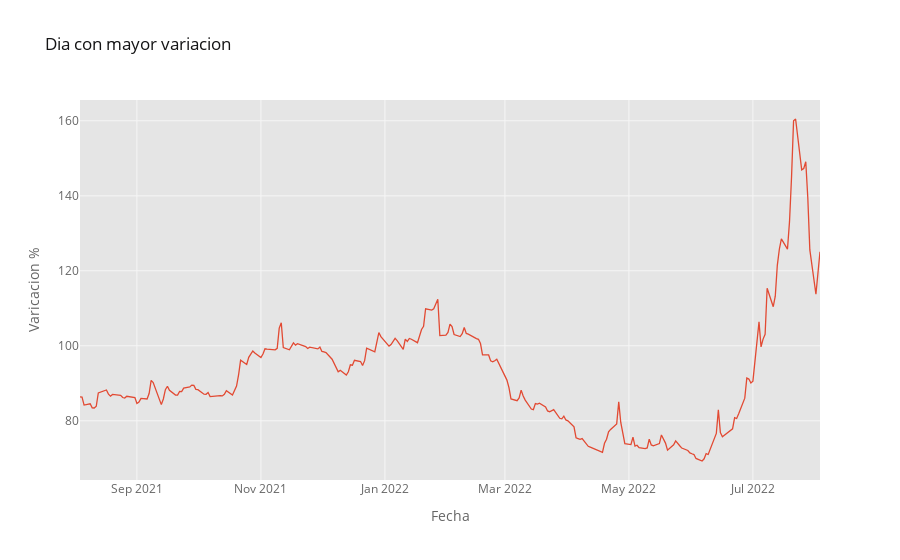

Write notebook code for a chart like this one.
### Code cell
grafico = var_usd_vs_usd_of.loc[:,['Date', 'Valor_var_usd_vs_usd_of']]
grafico.iplot(kind='line',x='Date', xTitle='Fecha', yTitle='Varicacion %', title='Dia con mayor variacion')
print('la mayor varianza (%) fue de: ' , varianza['Valor_var_usd_vs_usd_of'])

### Figure 1 — Plotly figure (JSON) as saved in the notebook; plotly's stock layout.template omitted (floating-point values rounded to 4 significant figures; data arrays with more than 128 entries replaced by an {"elided": "..."} marker saying what was removed)
{"data": [{"line": {"color": "rgba(226, 74, 51, 1.0)", "dash": "solid", "shape": "linear", "width": 1.3}, "mode": "lines", "name": "Valor_var_usd_vs_usd_of", "text": "", "type": "scatter", "x": {"elided": "245 str values"}, "y": {"elided": "245 float values"}}], "layout": {"legend": {"bgcolor": "#FFFFFF", "font": {"color": "#666666"}}, "paper_bgcolor": "#FFFFFF", "plot_bgcolor": "#E5E5E5", "title": {"font": {"color": "#151516"}, "text": "Dia con mayor variacion"}, "xaxis": {"gridcolor": "#F6F6F6", "showgrid": true, "tickfont": {"color": "#666666"}, "title": {"font": {"color": "#666666"}, "text": "Fecha"}, "zerolinecolor": "#F6F6F6"}, "yaxis": {"gridcolor": "#F6F6F6", "showgrid": true, "tickfont": {"color": "#666666"}, "title": {"font": {"color": "#666666"}, "text": "Varicacion %"}, "zerolinecolor": "#F6F6F6"}}}
